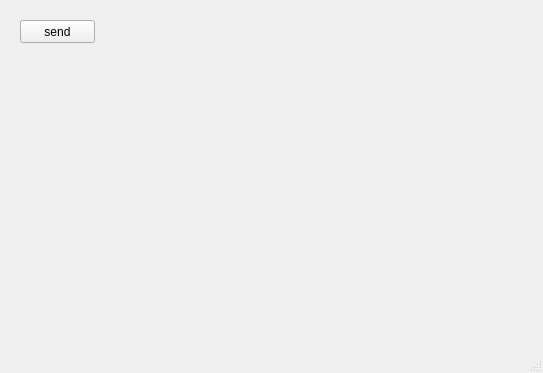
<?xml version="1.0" encoding="UTF-8"?>
<ui version="4.0">
 <class>MainWindow</class>
 <widget class="QMainWindow" name="MainWindow">
  <property name="geometry">
   <rect>
    <x>0</x>
    <y>0</y>
    <width>543</width>
    <height>373</height>
   </rect>
  </property>
  <property name="windowTitle">
   <string>Client</string>
  </property>
  <widget class="QWidget" name="centralwidget">
   <widget class="QPushButton" name="pushButton">
    <property name="geometry">
     <rect>
      <x>20</x>
      <y>20</y>
      <width>75</width>
      <height>23</height>
     </rect>
    </property>
    <property name="text">
     <string>send</string>
    </property>
   </widget>
  </widget>
  <widget class="QMenuBar" name="menubar">
   <property name="geometry">
    <rect>
     <x>0</x>
     <y>0</y>
     <width>543</width>
     <height>23</height>
    </rect>
   </property>
  </widget>
  <widget class="QStatusBar" name="statusbar"/>
 </widget>
 <resources/>
 <connections/>
</ui>
